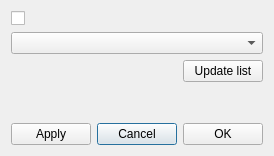
<?xml version="1.0" encoding="UTF-8"?>
<ui version="4.0">
 <class>LanguageChoiceDialog1_Demo</class>
 <widget class="QDialog" name="LanguageChoiceDialog1_Demo">
  <property name="geometry">
   <rect>
    <x>0</x>
    <y>0</y>
    <width>270</width>
    <height>156</height>
   </rect>
  </property>
  <property name="sizePolicy">
   <sizepolicy hsizetype="Preferred" vsizetype="Maximum">
    <horstretch>0</horstretch>
    <verstretch>0</verstretch>
   </sizepolicy>
  </property>
  <property name="maximumSize">
   <size>
    <width>400</width>
    <height>200</height>
   </size>
  </property>
  <property name="windowTitle">
   <string>Language choice</string>
  </property>
  <property name="locale">
   <locale language="English" country="UnitedKingdom"/>
  </property>
  <layout class="QGridLayout" name="gridLayout">
   <item row="9" column="1">
    <widget class="QPushButton" name="pbCancel">
     <property name="text">
      <string>Cancel</string>
     </property>
    </widget>
   </item>
   <item row="5" column="0">
    <spacer name="verticalSpacer_3">
     <property name="orientation">
      <enum>Qt::Vertical</enum>
     </property>
     <property name="sizeType">
      <enum>QSizePolicy::Preferred</enum>
     </property>
     <property name="sizeHint" stdset="0">
      <size>
       <width>20</width>
       <height>40</height>
      </size>
     </property>
    </spacer>
   </item>
   <item row="6" column="0">
    <spacer name="verticalSpacer_2">
     <property name="orientation">
      <enum>Qt::Vertical</enum>
     </property>
     <property name="sizeType">
      <enum>QSizePolicy::Minimum</enum>
     </property>
     <property name="sizeHint" stdset="0">
      <size>
       <width>20</width>
       <height>10</height>
      </size>
     </property>
    </spacer>
   </item>
   <item row="9" column="2">
    <widget class="QPushButton" name="pbOk">
     <property name="text">
      <string>OK</string>
     </property>
    </widget>
   </item>
   <item row="9" column="0">
    <widget class="QPushButton" name="pbApply">
     <property name="text">
      <string>Apply</string>
     </property>
    </widget>
   </item>
   <item row="2" column="0" colspan="3">
    <widget class="QComboBox" name="cbLanguageChoice"/>
   </item>
   <item row="3" column="2">
    <widget class="QPushButton" name="pbUpdateLanguageList">
     <property name="text">
      <string>Update list</string>
     </property>
    </widget>
   </item>
   <item row="0" column="0" colspan="3">
    <widget class="QCheckBox" name="cbSystemLanguage">
     <property name="text">
      <string/>
     </property>
    </widget>
   </item>
  </layout>
 </widget>
 <resources/>
 <connections>
  <connection>
   <sender>pbCancel</sender>
   <signal>clicked()</signal>
   <receiver>LanguageChoiceDialog1_Demo</receiver>
   <slot>close()</slot>
   <hints>
    <hint type="sourcelabel">
     <x>144</x>
     <y>126</y>
    </hint>
    <hint type="destinationlabel">
     <x>175</x>
     <y>94</y>
    </hint>
   </hints>
  </connection>
 </connections>
</ui>
